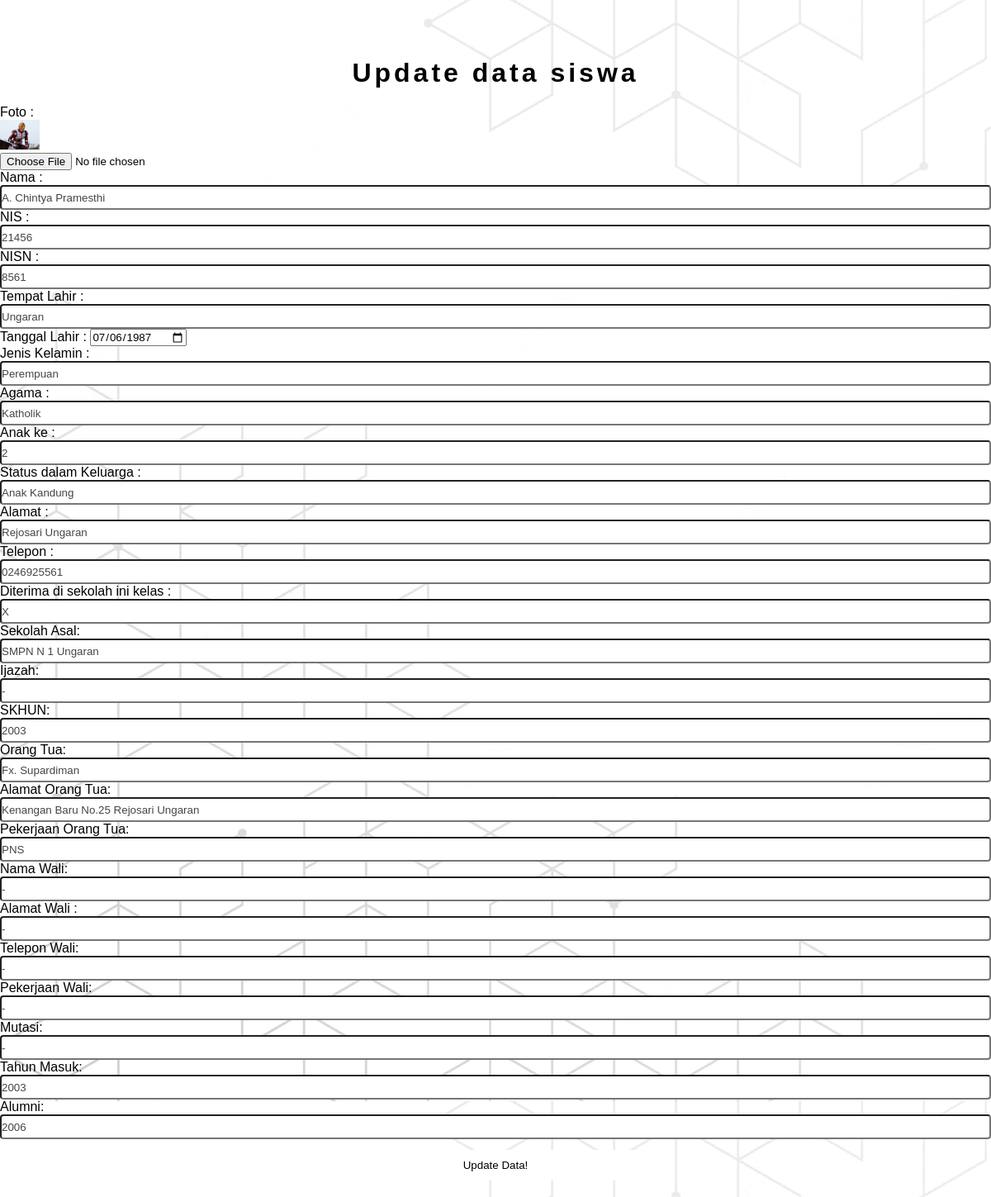
/ubah.php?id=9 (signed in), run on the app's committed database.
### tables this page shows
CREATE TABLE `siswa` (
  `id` int(11) NOT NULL,
  `foto` varchar(100) NOT NULL,
  `nama` varchar(100) NOT NULL,
  `nis` text NOT NULL,
  `nisn` text NOT NULL,
  `tempat_lahir` varchar(100) NOT NULL,
  `tanggal_lahir` date NOT NULL,
  `gender` varchar(100) NOT NULL,
  `agama` varchar(100) NOT NULL,
  `anak_ke` int(11) NOT NULL,
  `status_dalam_keluarga` varchar(100) NOT NULL,
  `alamat` varchar(100) NOT NULL,
  `telepon` varchar(20) NOT NULL,
  `diterima_di_sekolah_ini_kelas` varchar(100) NOT NULL,
  `sekolah_asal` varchar(100) NOT NULL,
  `ijazah` varchar(100) NOT NULL,
  `skhun` varchar(100) NOT NULL,
  `ortu` varchar(100) NOT NULL,
  `alamat_ortu` varchar(100) NOT NULL,
  `pekerjaan_ortu` varchar(100) NOT NULL,
  `nama_wali` varchar(100) NOT NULL,
  `alamat_wali` varchar(100) NOT NULL,
  `telepon_wali` varchar(100) NOT NULL,
  `pekerjaan_wali` varchar(100) NOT NULL,
  `mutasi` varchar(100) NOT NULL,
  `tahun_masuk` int(11) NOT NULL,
  `alumni` int(11) NOT NULL
);

### functions.php (called while the page is built, shortened)
<?php
$conn = mysqli_connect("localhost", "root", "", "buku_induk_siswa_digital");
function query($query)
{
    global $conn;
    $result = mysqli_query($conn, $query);
    $rows = [];
    while ($row = mysqli_fetch_assoc($result)) {
        $rows[] = $row;
    }
    return $rows;
}
?>

### ubah.php (the view, shortened to what this page needs)
<?php
require 'functions.php';
$id = $_GET["id"];
$siswa = query("SELECT * FROM siswa WHERE id = $id")[0];
?>
<!DOCTYPE html>
<html>
<head>
    <link rel="stylesheet" href="css/styleinput.css">
</head>
<body>
    <h1> Update data siswa</h1>
    <form action="" method="post" enctype="multipart/form-data">
        <ul>
            <li>
                <label for="foto">Foto : </label> <br>
                <img src="img/<?= $siswa['foto']; ?>" width="48"> <br>
                <input type="file" name="foto" id="foto">
            </li>
            <li>
                <label for="nama">Nama : </label>
                <input type="text" name="nama" id="nama"
                value="<?= $siswa["nama"]; ?>">
            </li>
            <li>
                <label for="nis">NIS : </label>
                <input type="text" name="nis" id="nis"
                value="<?= $siswa["nis"]; ?>">
            </li>
            <li>
                <label for="nisn">NISN : </label>
                <input type="text" name="nisn" id="nisn"
                value="<?= $siswa["nisn"]; ?>">
            </li>
            <li>
                <label for="tempat_lahir">Tempat Lahir : </label>
                <input type="text" name="tempat_lahir" id="tempat_lahir"
                value="<?= $siswa["tempat_lahir"]; ?>">
            </li>
            <li>
                <label for="tanggal_lahir">Tanggal Lahir : </label>
                <input type="date" name="tanggal_lahir" id="tanggal_lahir"
                value="<?= $siswa["tanggal_lahir"]; ?>">
            </li>
            <li>
                <label for="gender">Jenis Kelamin : </label>
                <input type="text" name="gender" id="gender"
                value="<?= $siswa["gender"]; ?>">
            </li>
            <li>
                <label for="agama">Agama : </label>
                <input type="text" name="agama" id="agama"
                value="<?= $siswa["agama"]; ?>">
            </li>
            <li>
                <label for="anak_ke">Anak ke : </label>
                <input type="text" name="anak_ke" id="anak_ke"
                value="<?= $siswa["anak_ke"]; ?>">
            </li>
            <li>
                <label for="status_dalam_keluarga">Status dalam Keluarga : </label>
                <input type="text" name="status_dalam_keluarga" id="status_dalam_keluarga"
                value="<?= $siswa["status_dalam_keluarga"]; ?>">
            </li>
            <li>
                <label for="alamat">Alamat : </label>
                <input type="text" name="alamat" id="alamat"
                value="<?= $siswa["alamat"]; ?>">
            </li>
            <li>
                <label for="telepon">Telepon : </label>
                <input type="text" name="telepon" id="telepon"
                value="<?= $siswa["telepon"]; ?>">
            </li>
            <li>
                <label for="diterima_di_sekolah_ini_kelas">Diterima di sekolah ini kelas : </label>
                <input type="text" name="diterima_di_sekolah_ini_kelas" id="diterima_di_sekolah_ini_kelas"
                value="<?= $siswa["diterima_di_sekolah_ini_kelas"]; ?>">
            </li>
            <li>
                <label for="sekolah_asal">Sekolah Asal: </label>
                <input type="text" name="sekolah_asal" id="sekolah_asal"
                value="<?= $siswa["sekolah_asal"]; ?>">
            </li>
            <li>
                <label for="ijazah">Ijazah: </label>
                <input type="text" name="ijazah" id="ijazah"
                value="<?= $siswa["ijazah"]; ?>">
            </li>
            <li>
                <label for="skhun">SKHUN: </label>
                <input type="text" name="skhun" id="skhun"
                value="<?= $siswa["skhun"]; ?>">
            </li>
            <li>
                <label for="ortu">Orang Tua: </label>
                <input type="text" name="ortu" id="ortu"
                value="<?= $siswa["ortu"]; ?>">
            </li>
            <li>
                <label for="alamat_ortu">Alamat Orang Tua: </label>
                <input type="text" name="alamat_ortu" id="alamat_ortu"
                value="<?= $siswa["alamat_ortu"]; ?>">
            </li>
            <li>
                <label for="pekerjaan_ortu">Pekerjaan Orang Tua: </label>
                <input type="text" name="pekerjaan_ortu" id="pekerjaan_ortu"
                value="<?= $siswa["pekerjaan_ortu"]; ?>">
            </li>
            <li>
                <label for="nama_wali">Nama Wali: </label>
                <input type="text" name="nama_wali" id="nama_wali"
                value="<?= $siswa["nama_wali"]; ?>">
            </li>
            <li>
                <label for="alamat_wali">Alamat Wali : </label>
                <input type="text" name="alamat_wali" id="alamat_wali"
                value="<?= $siswa["alamat_wali"]; ?>">
            </li>
            <li>
                <label for="telepon_wali">Telepon Wali: </label>
                <input type="text" name="telepon_wali" id="telepon_wali"
                value="<?= $siswa["telepon_wali"]; ?>">
            </li>
            <li>
                <label for="pekerjaan_wali">Pekerjaan Wali: </label>
                <input type="text" name="pekerjaan_wali" id="pekerjaan_wali"
                value="<?= $siswa["pekerjaan_wali"]; ?>">
            </li>
            <li>
                <label for="mutasi">Mutasi: </label>
                <input type="text" name="mutasi" id="mutasi"
                value="<?= $siswa["mutasi"]; ?>">
            </li>
            <li>
                <label for="tahun_masuk">Tahun Masuk: </label>
                <input type="text" name="tahun_masuk" id="tahun_masuk"
                value="<?= $siswa["tahun_masuk"]; ?>">
            </li>
            <li>
                <label for="alumni">Alumni: </label>
                <input type="text" name="alumni" id="alumni"
                value="<?= $siswa["alumni"]; ?>">
            </li>
            <li>
                <button type="submit" name="submit"> Update Data!</button>
            </li>
        </ul>
    </form>
</body>
</html>

### css/styleinput.css (style rules this page uses)
* { padding: 0; margin: 0; box-sizing: border-box; font-family: sans-serif; }
body { background: url("../img/bgadmin.png"); color: rgb(0, 0, 0); }
h1 { text-align: center; font-family: "Raleway Thin", sans-serif; letter-spacing: 4px; color: rgb(0, 0, 0); margin-top: 70px; font-size: 32px; }
form { margin: 20px 0; }
input[type="text"] { width: 100%; height: 30px; padding: 0; border-radius: 4px; color: #454545; overflow: none; }
button[type="submit"] { width: 30%; background: white; padding: 10px; border: 0.5px solid white; border-radius: 10px; margin-left: 35%; margin-top: 13px; }

### data on the page
siswa: foto (picture), nama "A. Chintya Pramesthi", nis "21456", nisn "8561", tempat_lahir "Ungaran", tanggal_lahir "07/06/1987", gender "Perempuan", agama "Katholik", anak_ke "2", status_dalam_keluarga "Anak Kandung", alamat "Rejosari Ungaran", telepon "0246925561", diterima_di_sekolah_ini_kelas "X", sekolah_asal "SMPN N 1 Ungaran", ijazah "-", skhun "2003", ortu "Fx. Supardiman", alamat_ortu "Kenangan Baru No.25 Rejosari Ungaran", pekerjaan_ortu "PNS", nama_wali "-", alamat_wali "-", telepon_wali "-", pekerjaan_wali "-", mutasi "-", tahun_masuk "2003", alumni "2006"
